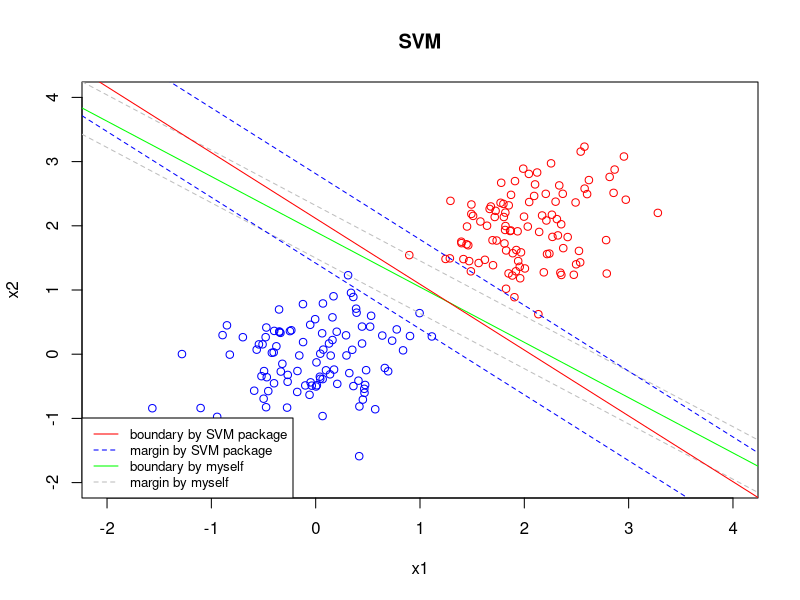

Write R code to recreate this figure.
library(MASS)
library(mvtnorm)
library(e1071)
library(quadprog)
###Simulate cluster
a<-matrix(c(0.5,0.1,
            0,0.5),2,2)
Sigma<-a%*%t(a)

set.seed(6)
mu1<-c(2,2)
mu2<-c(0,0)
a1<-mvrnorm(100,mu1,Sigma)
a2<-mvrnorm(100,mu2,Sigma)
data1<-rbind(cbind(rep(1,100),a1),cbind(rep(-1,100),a2))
colnames(data1)<-c("group","x1","x2")


svm_1<-function(data){
  #data<-data1
  err<-1e-10
  X<-data[,2:3]
  y<-data[,1]
  n<-nrow(data)
  Dmat<-diag(y)%*%X%*%t(X)%*%diag(y)+ err*diag(1,n)
  dvec<-as.matrix(rep(1,n))
  Amat<-cbind(as.matrix(y),diag(1,nrow=n))
  sol<-solve.QP(Dmat=Dmat,dvec=dvec,Amat=Amat,meq=1,factorized = F)
  alpha<-sol$solution
  beta<-t(X)%*%matrix(alpha*y,nrow =n)
  beta0<--0.5*(min(X[y==1,]%*%beta)+max(X[y==-1,]%*%beta))
  
  abline(-beta0/beta[2],-beta[1]/beta[2],col="green")
  abline((1-beta0)/beta[2],-beta[1]/beta[2],col="grey",lty=2)
  abline((-1-beta0)/beta[2],-beta[1]/beta[2],col="grey",lty=2)
  cat("beta0 =",beta0,"\n")
  cat("beta = ",beta,"\n")
}

plot(data1[1:100,2:3],xlim=c(-2,4),ylim=c(-2,4),col="red",xlab = "x1",ylab="x2")
points(data1[101:200,2:3],col="blue")
svm_1(data1)

###compare with svm
m1<-svm(group~x1+x2,data=data1,kernel="linear",scale=FALSE,type="C-classification")
coef(m1)
cf <- coef(m1)
abline(-cf[1]/cf[3], -cf[2]/cf[3], col = "red")
#plot margin 
abline(-(cf[1] + 1)/cf[3], -cf[2]/cf[3], col = "blue",lty=2)
abline(-(cf[1] - 1)/cf[3], -cf[2]/cf[3], col = "blue",lty=2)
legend("bottomleft", legend=c("boundary by SVM package", "margin by SVM package","boundary by myself","margin by myself"),
       col=c("red", "blue","green","grey"), lty=c(1,2,1,2), cex=0.8)
title(main="SVM")



